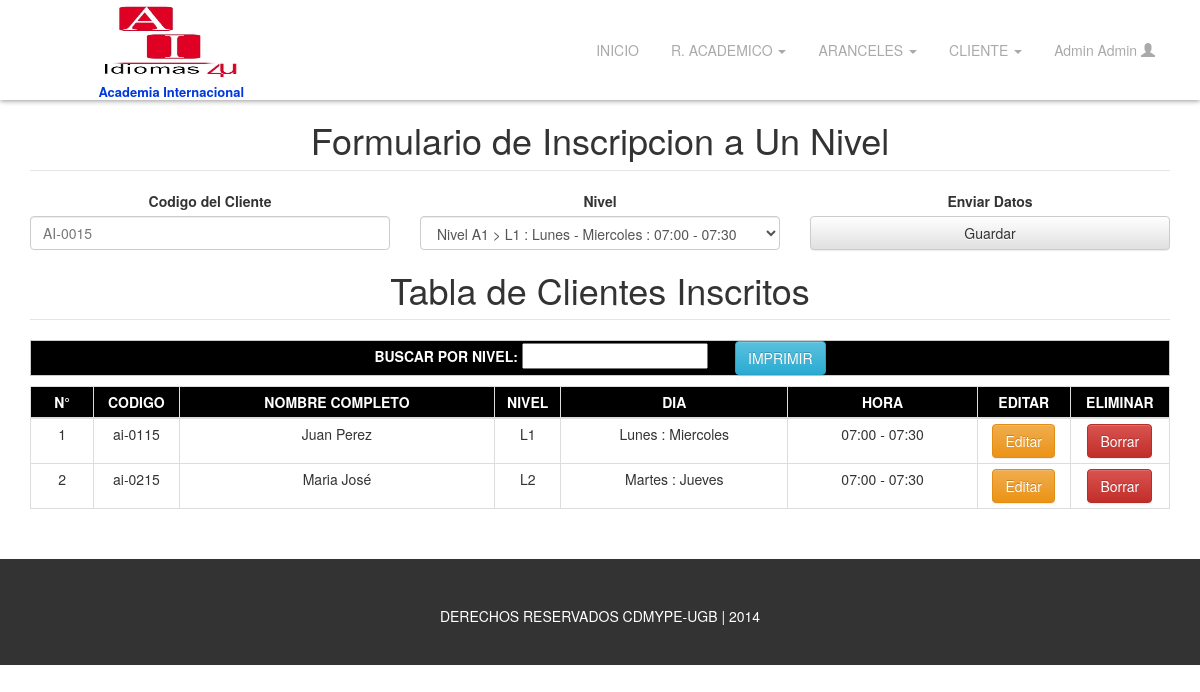
The app's page /admin/reginscribir/index.php (signed in) with its own data.
### tables this page shows
CREATE TABLE `usuario` (
  `id_usuario` int(10) NOT NULL,
  `nombre` varchar(50) NOT NULL,
  `apellido` varchar(50) NOT NULL,
  `tipo` enum('admin','user','docente') NOT NULL,
  `username` varchar(50) NOT NULL,
  `password` varchar(50) NOT NULL
);

CREATE TABLE `inscripcion` (
  `id_inscripcion` int(10) NOT NULL,
  `id_cliente` int(10) DEFAULT NULL,
  `id_horario` int(10) DEFAULT NULL
);

CREATE TABLE `cliente` (
  `id_cliente` int(10) NOT NULL,
  `cod_del_cliente` varchar(9) NOT NULL,
  `fecha_reg` date NOT NULL,
  `nombre_cliente` varchar(50) NOT NULL,
  `apellido_cliente` varchar(50) NOT NULL,
  `direccion_cliente` varchar(150) NOT NULL,
  `municipio` varchar(40) NOT NULL,
  `tel_clicente` varchar(10) NOT NULL,
  `celular` varchar(10) NOT NULL,
  `id_compania` int(10) NOT NULL,
  `fecha_nacimiento_cliente` date NOT NULL,
  `email_cliente` varchar(150) NOT NULL,
  `trabajo` enum('si','no') NOT NULL,
  `instituto_procede` varchar(250) NOT NULL
);

CREATE TABLE `sub_nivel` (
  `id_sub_nivel` int(10) NOT NULL,
  `id_nivel` int(10) DEFAULT NULL,
  `nombre_del_sub_nivel` varchar(15) DEFAULT NULL
);

CREATE TABLE `dia` (
  `id_dia` int(10) NOT NULL,
  `nombre_del_dia` varchar(15) NOT NULL
);

CREATE TABLE `horario` (
  `id_horario` int(10) NOT NULL,
  `id_ciclo` int(10) DEFAULT NULL,
  `id_sub_nivel` int(10) DEFAULT NULL,
  `id_dia` int(10) DEFAULT NULL,
  `inicio_clase` varchar(10) DEFAULT NULL,
  `fin_clase` varchar(10) DEFAULT NULL,
  `inicio_fin_clase` varchar(15) DEFAULT NULL,
  `id_dia2` int(10) DEFAULT NULL
);

### admin/php/usuario.php (called while the page is built)
<?php
	include('config/config.php');
	$sql = mysqli_query($link, " select nombre, apellido, username from usuario where username='$username' ");
	$usuario = mysqli_fetch_all($sql, MYSQLI_ASSOC);
?>

### admin/reginscribir/busqHorario.php (called while the page is built)
<?php
	include("../php/config/config.php");
	$sql = mysqli_query($link, "select
									horario.id_sub_nivel,
									sub_nivel.nombre_del_sub_nivel,
									sub_nivel.id_nivel,
									nivel.nombre_del_nivel,
									horario.id_dia,
									dia.nombre_del_dia,
									horario.id_dia2,
									horario.inicio_fin_clase
								from horario
									inner join sub_nivel on horario.id_sub_nivel=sub_nivel.id_sub_nivel
									inner join nivel on sub_nivel.id_nivel=nivel.id_nivel
									inner join dia on horario.id_dia=dia.id_dia ");
	$datos = mysqli_fetch_all($sql, MYSQLI_ASSOC);
?>

### admin/reginscribir/busqIns.php (called while the page is built)
<?php
	include('../php/config/config.php');
	$inscrito = isset($_POST['inscrito']) ? $_POST['inscrito'] : '' ;
	$sql = mysqli_query($link, "select
									inscripcion.id_inscripcion,
									cliente.id_cliente,
									cliente.cod_del_cliente,
									cliente.nombre_cliente,
									cliente.apellido_cliente,
									horario.id_horario,
									sub_nivel.nombre_del_sub_nivel,
									horario.id_sub_nivel,
									horario.id_dia,
									dia.nombre_del_dia,
									horario.id_dia2,
									horario.inicio_fin_clase
								from inscripcion
									inner join cliente on inscripcion.id_cliente = cliente.id_cliente
									inner join horario on inscripcion.id_horario = horario.id_horario
									inner join sub_nivel on horario.id_sub_nivel = sub_nivel.id_sub_nivel
									inner join dia on horario.id_dia = dia.id_dia
								where nombre_del_sub_nivel like '%$inscrito%' ") or die(mysqli_error($link));
?>

### admin/reginscribir/index.php (the view, shortened to what this page needs)
<!DOCTYPE html>
<html lang="es">
	<head>
		<?php include '../inc/head_common2.inc'; ?>
		<link rel="stylesheet" href="../css/bgColor.css">
	</head>
	<body>
		<?php include '../inc/header2.inc'; ?>
		<div class="container inicio">
			<div class="row hidden-print">
				<div class="col-xs-12">
					<form action="javascript: registrarInscribir()" name="frmReginscribir" id="frmReginscribir" onReset="javascript: limpiar()">
						<div class="row"> <div class="col-xs-12"> <legend><h1>Formulario de Inscripcion a Un Nivel</h1></legend> </div> </div>
						<div class="row">
							<div class="col-xs-12 col-sm-4">
								<label for="Codigo" class="control-label">Codigo del Cliente</label>
								<input type="text" name="txtCodigo" id="txtCodigo" class="form-control" placeholder="AI-0015" required>
							</div>
							<div class="col-xs-12 col-sm-4">
								<label for="Nivel" class="control-label">Nivel</label> <?php include('busqHorario.php'); ?>
								<select name="cboHorario" id="cboHorario" class="form-control">
									<?php
										foreach ($datos as $row) {
											$sqldia = mysqli_query($link, "select id_dia, nombre_del_dia from dia where id_dia=".$row['id_dia2']." "); $diac = mysqli_fetch_all($sqldia, MYSQLI_ASSOC);
											foreach ($diac as $rows) { echo '<option value="'.$row['id_sub_nivel'].'">'.$row['nombre_del_nivel'].' > '.$row['nombre_del_sub_nivel'].' : '.$row['nombre_del_dia'].' - '.$rows['nombre_del_dia'].' : '.$row['inicio_fin_clase'].'</option>' ; }
										}
									?>
								</select>
							</div>
							<div class="col-xs-12 col-sm-4">
								<label for="enviar" class="control-label">Enviar Datos</label>
								<input type="submit" class="form-control btn btn-default" value="Guardar">
							</div>
						</div>
					</form>
				</div>
			</div>
			<div class="row">
				<div class="col-xs-12">
					<div class="row">
						<div class="col-xs-12">
							<legend><h1>Tabla de Clientes Inscritos</h1></legend>
						</div>
					</div>
					<p class="btnp hidden-print">
						Buscar por Nivel:
						<input type="text" name="txtBuscar" id="txtBuscar" onKeyUp="buscarInscrito(this.value)">
						<a href="javascript: window.print();" class="btn btn-info">Imprimir</a>
					</p>
					<div id="RespBusquedaInscrito"> <?php include('busquedaInscrito.php'); ?> </div>
				</div>
			</div>
		</div>
		<?php include '../inc/footer.inc'; ?>
	</body>
</html>

### admin/inc/header2.inc (shortened to what this page needs)
<header id="main-header">
	<div class="container hidden-print">
		<div class="row">
			<div class="col-xs-5 col-sm-3">
				<h1 id="main-logo">
					<a href="../../admin"><img src="../../img/logo.jpg" alt="Academia Internacional">
						<span>Academia Internacional</span>
					</a>
				</h1>
			</div>
			<div class="col-xs-7 col-sm-9">
				<ul id="main-menu" class="nav nav-pills hidden-xs">
					<li><a href="../index.php">INICIO</a></li>
					<li class="dropdown">
						<a href="#" class="dropdown-toggle" data-toggle="dropdown"> R. ACADEMICO <span class="caret"></span> </a>
					</li>
					<li class="dropdown">
						<a href="#" class="dropdown-toggle" data-toggle="dropdown"> ARANCELES <span class="caret"></span> </a>
					</li>
					<li class="dropdown">
						<a href="#" class="dropdown-toggle" data-toggle="dropdown"> CLIENTE <span class="caret"></span> </a>
					</li>
					<li class="dropdown">
						<a href="#" class="dropdown-toggle" data-toggle="dropdown">
							<?php
								$username = $_SESSION['username'] ;
								include('../php/usuario.php');
								foreach ($usuario as $row ) {
									echo ucwords($row['nombre'].' '.$row['apellido']);
								}
							?>
							<span class="glyphicon glyphicon-user"></span>
						</a>
					</li>
				</ul>
			</div>
		</div>
	</div>
</header>

### admin/reginscribir/busquedaInscrito.php (shortened to what this page needs)
<div>
	<form name="frmBusquedaInscrito" id="frmBusquedaInscrito">
		<div class="row">
			<div class="col-xs-12">
				<table align="center" cellpadding="5" id="tblInscrito" class="table table-bordered table-condensed">
					<thead>
						<tr>
							<td>N°</td>
							<td>Codigo</td>
							<td>Nombre Completo</td>
							<td>Nivel</td>
							<td>Dia</td>
							<td>Hora</td>
							<td class="hidden-print">Editar</td>
							<td class="hidden-print">Eliminar</td>
						</tr>
					</thead>
					<tbody>
						<?php
							include('busqIns.php');
							$x=0;
							while($fila = mysqli_fetch_assoc($sql)){
						?>
							<tr id="inscrito_<?php echo $fila['id_inscripcion'] ?>" onClick="modInscrito(<?php echo $fila['id_inscripcion'] ?>)">
								<td width="50"><?php echo $x+=1; ?></td>
								<td width="50"><?php echo $fila['cod_del_cliente'] ?></td>
								<td width="250"><?php echo $fila['nombre_cliente'].' '.$fila['apellido_cliente']; ?></td>
								<td width="50"><?php echo $fila['nombre_del_sub_nivel']; ?></td>
								<td width="180" >
									<?php
										include('../php/config/config.php');
										$sqldia = mysqli_query($link, "select id_dia, nombre_del_dia from dia where id_dia=".$fila['id_dia2']." ");
										$dia = mysqli_fetch_all($sqldia, MYSQLI_ASSOC);
										foreach ($dia as $row) { echo $fila['nombre_del_dia'].' : '.$row['nombre_del_dia']; }
									?>
								</td>
								<td width="150"><?php echo $fila['inicio_fin_clase']; ?></td>
								<td width="50" class="hidden-print"><a href="#" class="btn btn-warning" role="button">Editar</a></td>
								<td width="50" class="hidden-print"><a href="javascript: eliminarInscrito(<?php echo $fila['id_inscripcion'] ?>)" class="btn btn-danger" role="button">Borrar</a></td>
							</tr>
						<?php } ?>
					</tbody>
				</table>
			</div>
		</div>
	</form>
</div>

### admin/css/style.css (style rules this page uses)
html, body { height: 94.30%; margin-top: 0px; font-family: 'Source Sans Pro', 'Helvetica Neue', Helvetica, Arial, sans-serif; background-image: url('../img/textura.jpg'); }
ul { padding: 0px; margin: 0px; list-style-type: none; }
ul li { margin-bottom: 5px; }
#main-header { position: fixed; top: 0; width: 100%; background-color: #fff; z-index: 99; background-color: rgb(255, 255, 255); background-color: rgba(255, 255, 255, 0.95); -ms-filter: "progid:DXImageTransform.Microsoft.gradient(startColorstr=#11000000, endColorstr=#11000000)"; -moz-box-shadow: 0 1px 5px #999; -webkit-box-shadow: 0 1px 5px #999; box-shadow: 0 1px 5px #999; }
#main-logo, #logo { width: 100%; height: 100px; padding: 2px 0 0 20px; margin: 0; background-color: #fff; text-align: center; }
#main-logo >a { font-size: 20px; font-size: 2rem; font-weight: 600; color: #fff; text-decoration: none; }
#main-logo>a>img { height: 80px; width: 140px; margin: 0 auto; margin-bottom: 3px; }
#main-logo>a>span { display: block; color: #0038DF; font-size: 13px; font-size: 1.3rem; }
#main-menu { float:right; margin-top: 30px; }
#main-menu a { color: #aaa; }

### admin/css/bgColor.css (style rules this page uses)
.inicio { margin-top: 100px; margin-bottom: 30px; text-align: center; }
table, .btnp { border:1px solid #CCC; }
table thead, .btnp { background: #000; color: #FFF; text-align:center; text-transform:uppercase; font-weight:bolder; }
.btnp { color: #fff; }
.btnp input { color: #000; }

### records on screen
usuario: nombre+apellido "Admin Admin"
inscripcion: x "1", id_cliente.cod_del_cliente "ai-0115", id_cliente.nombre_cliente "Juan", id_cliente.apellido_cliente "Perez", sub_nivel.nombre_del_sub_nivel "L1", id_horario.inicio_fin_clase "07:00 - 07:30"
dia: nombre_del_dia "Miercoles"
dia: nombre_del_dia "Lunes"
inscripcion: x "2", id_cliente.cod_del_cliente "ai-0215", id_cliente.nombre_cliente "Maria", id_cliente.apellido_cliente "José", sub_nivel.nombre_del_sub_nivel "L2", id_horario.inicio_fin_clase "07:00 - 07:30"
dia: nombre_del_dia "Jueves"
dia: nombre_del_dia "Martes"

### other values on screen
form field cboHorario "Nivel A1 > L1 : Lunes - Miercoles : 07:00 - 07:30"
